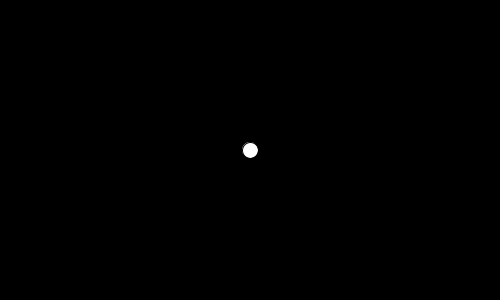
Frame 1 (no input)
Frame 60 (the mouse pressed at the canvas centre just before this capture): identical to frame 1, image omitted
Frame 120 (the mouse held since frame 60 and released just before this capture): identical to frame 1, image omitted

The Processing sketch that drew this single still picture (run headless with seeded random() and noise(); from frame 60 on, the mouse is pressed at the canvas centre):

// Processing sketch: BasicStars
// ── BasicStars.pde
Star stars;

void setup() {
  size(500, 300);
  
  stars = new Star(width*1/2, height*1/2, width*1/30);
}

void draw() {
  stars.draw();
}

void keyPressed () {
}

void mousePressed() {
}

// ── Star.pde
class Star {
  float x;
  float y;
  float diameter;

  //constructor
  Star (float xParameter, float yParameter, float diameterParameter) {
    this.x = xParameter;
    this.y = yParameter;
    this.diameter = diameterParameter;
  }

  void draw() {
    background(0);
    ellipse(x, y, diameter, diameter);
  }
}
